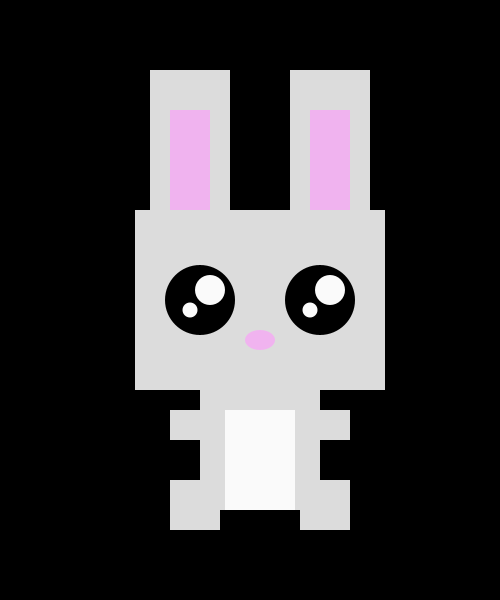
Frame 1 (no input)
Frame 60 (the mouse pressed at the canvas centre just before this capture): identical to frame 1, image omitted
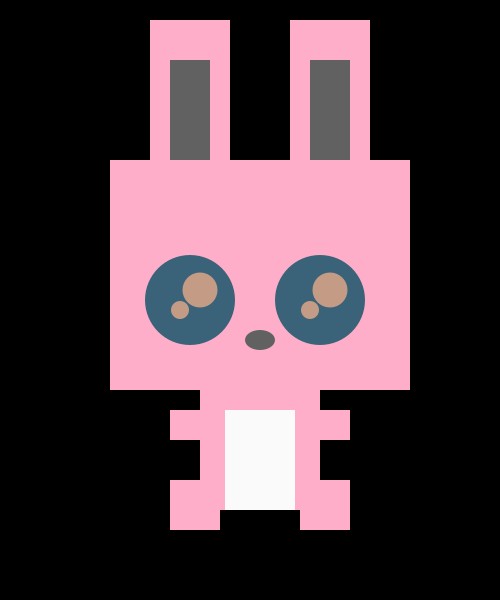
Frame 120 (the mouse held since frame 60 and released just before this capture)

The Processing sketch that drew these frames (run headless with seeded random() and noise(); from frame 60 on, the mouse is pressed at the canvas centre):

// Processing sketch: processing_57294
// ── processing_57294.pde

void setup() {
  size(500,600);
  smooth();
}




void draw() {
int x = 10; // x-coordinate
int y = 10; // y-coordinate
int bodyHeight = 110; // Body Height
int headHeight = 140; // Neck Height
int ny = y - bodyHeight - headHeight;

// Take all the drugs 
float r = random(0, 255);
float g = random(0, 255);
float b = random(0, 255);

float invertedr = 255 - r;
float invertedg = 255 - g;
float invertedb = 255 - b;


	background(000);
	noStroke();
// THE HEAD //------------------------------------------------------------------------------------------------------
		fill(220); // Light Grey
		rect(x+125, y+200, 250, 180); // The shape of the head
		smooth();
	//Left Eye //------------------------------------------------------------------------------------------------------
		fill(0); // Black
		ellipse(x+190, y+290, 70, 70);
	//Left Eye Dots //------------------------------------------------------------------------------------------------------
		fill(250); // White
		ellipse(x+200, y+280, 30, 30);
		fill(250); // White
		ellipse(x+180, y+300, 15, 15);
	// Right Eye //------------------------------------------------------------------------------------------------------
		fill(0); // Black
		ellipse(x+310, y+290, 70, 70);
	// Right Eye Dots //------------------------------------------------------------------------------------------------------
		fill(250); // White
		ellipse(x+320, y+280, 30, 30);
		fill(250); // White
		ellipse(x+300, y+300, 15, 15);
	// Nose //------------------------------------------------------------------------------------------------------
		fill(#F0B3EF); // Pink
		ellipse(x+250, y+330, 30, 20);
//THE BODY //------------------------------------------------------------------------------------------------------
		fill(220); // Light Grey
		rect(x+190, y+370, 120, 130); // The shape of the Body 
		smooth();
	// The stomach patch //------------------------------------------------------------------------------------------------------
		fill(250); // Light Grey
		rect(x+215, y+400, 70, 100); 
		smooth();
	// Left Leg //------------------------------------------------------------------------------------------------------
		fill(220); // Light Grey
		rect(x+160, y+470, 50, 50); 
		smooth();
	// Right Leg //------------------------------------------------------------------------------------------------------
		fill(220); // Light Grey
		rect(x+290, y+470, 50, 50); 
		smooth();
	// Left Hand //------------------------------------------------------------------------------------------------------
		fill(220); // Light Grey
		rect(x+160, y+400, 30, 30); 
		smooth();
	// Right Hand //------------------------------------------------------------------------------------------------------
		fill(220); // Light Grey
		rect(x+310, y+400, 30, 30); 
		smooth();
	// Left Ear //------------------------------------------------------------------------------------------------------
		fill(220); // Light Grey
		rect(x+140, y+60, 80, 140); 
		smooth();
	// Right Ear //------------------------------------------------------------------------------------------------------
		fill(220); // Light Grey
		rect(x+280, y+60, 80, 140); 
		smooth();
	// Left Inner Ear //------------------------------------------------------------------------------------------------------
		fill(#F0B3EF); // Pink
		rect(x+160, y+100, 40, 100); 
		smooth();
	// Right Inner Ear //------------------------------------------------------------------------------------------------------
		fill(#F0B3EF); // Pink
		rect(x+300, y+100, 40, 100); 
		smooth();

if (mousePressed) {
		background(000);
	noStroke();
	// The Head //------------------------------------------------------------------------------------------------------
		fill(255, 174, 201); // Evil Pink
		rect(x+100, y+150, 300, 230); // The shape of the head
		smooth();
	//Left Eye //------------------------------------------------------------------------------------------------------
		fill(r, g, b); // Drugs!
		ellipse(x+180, y+290, 90, 90);
	//Left Eye Dots //------------------------------------------------------------------------------------------------------
		fill(invertedr, invertedg, invertedb); // Drugs!
		ellipse(x+190, y+280, 35, 35);
		fill(invertedr, invertedg, invertedb); // Drugs!
		ellipse(x+170, y+300, 18, 18);
	// Right Eye //------------------------------------------------------------------------------------------------------
		fill(r, g, b); // Drugs!
		ellipse(x+310, y+290, 90, 90);
	// Right Eye Dots //------------------------------------------------------------------------------------------------------
		fill(invertedr, invertedg, invertedb); // Drugs!
		ellipse(x+320, y+280, 35, 35);
		fill(invertedr, invertedg, invertedb); // Drugs!
		ellipse(x+300, y+300, 18, 18);
	// Nose //------------------------------------------------------------------------------------------------------
		fill(97, 97, 97); // Evil Grey
		ellipse(x+250, y+330, 30, 20);
	// The Body //------------------------------------------------------------------------------------------------------
		fill(255, 174, 201); // Evil Pink
		rect(x+190, y+370, 120, 130); // The shape of the Body 
		smooth();
	// The stomach patch //------------------------------------------------------------------------------------------------------
		fill(250); // Light Grey
		rect(x+215, y+400, 70, 100); 
		smooth();
	// Left Leg //------------------------------------------------------------------------------------------------------
		fill(255, 174, 201); // Evil Pink
		rect(x+160, y+470, 50, 50); 
		smooth();
	// Right Leg //------------------------------------------------------------------------------------------------------
		fill(255, 174, 201); // Evil Pink
		rect(x+290, y+470, 50, 50); 
		smooth();
	// Left Hand //------------------------------------------------------------------------------------------------------
		fill(255, 174, 201); // Evil Pink
		rect(x+160, y+400, 30, 30); 
		smooth();
	// Right Hand //------------------------------------------------------------------------------------------------------
		fill(255, 174, 201); // Evil Pink
		rect(x+310, y+400, 30, 30); 
		smooth();
	// Left Ear //------------------------------------------------------------------------------------------------------
		fill(255, 174, 201); // Evil Pink
		rect(x+140, y+10, 80, 140); 
		smooth();
	// Right Ear //------------------------------------------------------------------------------------------------------
		fill(255, 174, 201); // Evil Pink
		rect(x+280, y+10, 80, 140); 
		smooth();
	// Left Inner Ear //------------------------------------------------------------------------------------------------------
		fill(97, 97, 97); // Evil Grey
		rect(x+160, y+50, 40, 100); 
		smooth();
	// Right Inner Ear //------------------------------------------------------------------------------------------------------
		fill(97, 97, 97); // Evil Grey
		rect(x+300, y+50, 40, 100); 
		smooth();
	}
}
